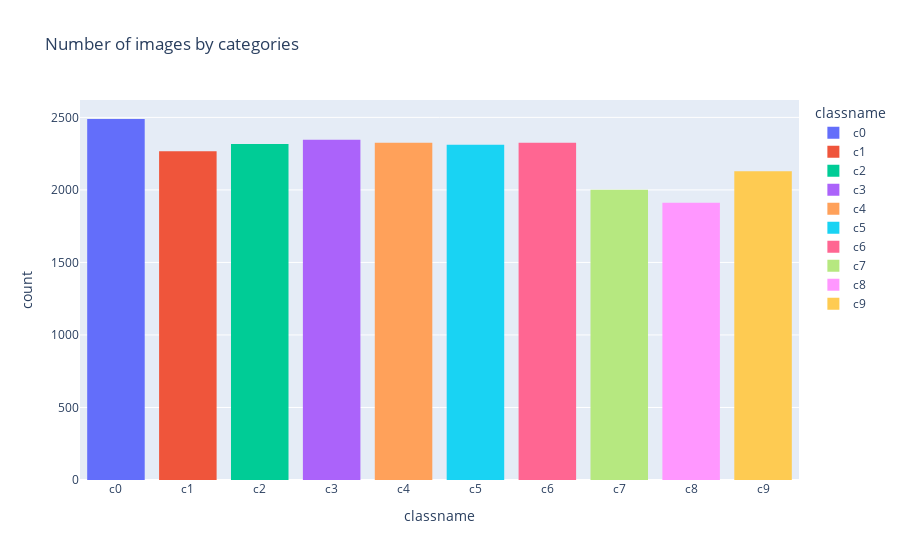

Notebook cell for this chart:
### Markdown cell above
### Number of Images per Class

### Code cell
# Number of data per class
px.histogram(
    df, x="classname", color="classname", title="Number of images by categories "
)

### Figure 1 — Plotly figure (JSON) as saved in the notebook; plotly's stock layout.template omitted (floating-point values rounded to 4 significant figures; data arrays with more than 128 entries replaced by an {"elided": "..."} marker saying what was removed)
{"data": [{"alignmentgroup": "True", "bingroup": "x", "hovertemplate": "classname=%{x}<br>count=%{y}<extra></extra>", "legendgroup": "c0", "marker": {"color": "#636efa", "pattern": {"shape": ""}}, "name": "c0", "offsetgroup": "c0", "orientation": "v", "showlegend": true, "type": "histogram", "x": {"elided": "2489 str values"}, "xaxis": "x", "yaxis": "y"}, {"alignmentgroup": "True", "bingroup": "x", "hovertemplate": "classname=%{x}<br>count=%{y}<extra></extra>", "legendgroup": "c1", "marker": {"color": "#EF553B", "pattern": {"shape": ""}}, "name": "c1", "offsetgroup": "c1", "orientation": "v", "showlegend": true, "type": "histogram", "x": {"elided": "2267 str values"}, "xaxis": "x", "yaxis": "y"}, {"alignmentgroup": "True", "bingroup": "x", "hovertemplate": "classname=%{x}<br>count=%{y}<extra></extra>", "legendgroup": "c2", "marker": {"color": "#00cc96", "pattern": {"shape": ""}}, "name": "c2", "offsetgroup": "c2", "orientation": "v", "showlegend": true, "type": "histogram", "x": {"elided": "2317 str values"}, "xaxis": "x", "yaxis": "y"}, {"alignmentgroup": "True", "bingroup": "x", "hovertemplate": "classname=%{x}<br>count=%{y}<extra></extra>", "legendgroup": "c3", "marker": {"color": "#ab63fa", "pattern": {"shape": ""}}, "name": "c3", "offsetgroup": "c3", "orientation": "v", "showlegend": true, "type": "histogram", "x": {"elided": "2346 str values"}, "xaxis": "x", "yaxis": "y"}, {"alignmentgroup": "True", "bingroup": "x", "hovertemplate": "classname=%{x}<br>count=%{y}<extra></extra>", "legendgroup": "c4", "marker": {"color": "#FFA15A", "pattern": {"shape": ""}}, "name": "c4", "offsetgroup": "c4", "orientation": "v", "showlegend": true, "type": "histogram", "x": {"elided": "2326 str values"}, "xaxis": "x", "yaxis": "y"}, {"alignmentgroup": "True", "bingroup": "x", "hovertemplate": "classname=%{x}<br>count=%{y}<extra></extra>", "legendgroup": "c5", "marker": {"color": "#19d3f3", "pattern": {"shape": ""}}, "name": "c5", "offsetgroup": "c5", "orientation": "v", "showlegend": true, "type": "histogram", "x": {"elided": "2312 str values"}, "xaxis": "x", "yaxis": "y"}, {"alignmentgroup": "True", "bingroup": "x", "hovertemplate": "classname=%{x}<br>count=%{y}<extra></extra>", "legendgroup": "c6", "marker": {"color": "#FF6692", "pattern": {"shape": ""}}, "name": "c6", "offsetgroup": "c6", "orientation": "v", "showlegend": true, "type": "histogram", "x": {"elided": "2325 str values"}, "xaxis": "x", "yaxis": "y"}, {"alignmentgroup": "True", "bingroup": "x", "hovertemplate": "classname=%{x}<br>count=%{y}<extra></extra>", "legendgroup": "c7", "marker": {"color": "#B6E880", "pattern": {"shape": ""}}, "name": "c7", "offsetgroup": "c7", "orientation": "v", "showlegend": true, "type": "histogram", "x": {"elided": "2002 str values"}, "xaxis": "x", "yaxis": "y"}, {"alignmentgroup": "True", "bingroup": "x", "hovertemplate": "classname=%{x}<br>count=%{y}<extra></extra>", "legendgroup": "c8", "marker": {"color": "#FF97FF", "pattern": {"shape": ""}}, "name": "c8", "offsetgroup": "c8", "orientation": "v", "showlegend": true, "type": "histogram", "x": {"elided": "1911 str values"}, "xaxis": "x", "yaxis": "y"}, {"alignmentgroup": "True", "bingroup": "x", "hovertemplate": "classname=%{x}<br>count=%{y}<extra></extra>", "legendgroup": "c9", "marker": {"color": "#FECB52", "pattern": {"shape": ""}}, "name": "c9", "offsetgroup": "c9", "orientation": "v", "showlegend": true, "type": "histogram", "x": {"elided": "2129 str values"}, "xaxis": "x", "yaxis": "y"}], "layout": {"barmode": "relative", "legend": {"title": {"text": "classname"}, "tracegroupgap": 0}, "title": {"text": "Number of images by categories "}, "xaxis": {"anchor": "y", "categoryarray": ["c0", "c1", "c2", "c3", "c4", "c5", "c6", "c7", "c8", "c9"], "categoryorder": "array", "domain": [0, 1], "title": {"text": "classname"}}, "yaxis": {"anchor": "x", "domain": [0, 1], "title": {"text": "count"}}}}
